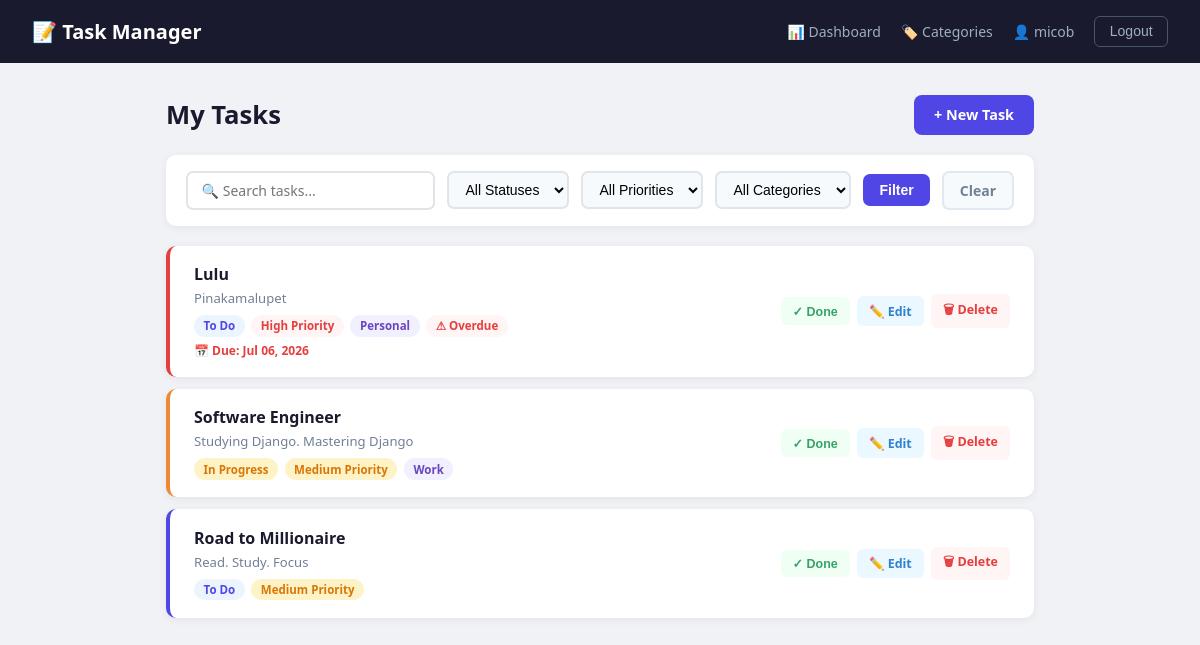
The app's page / (signed in), older data.
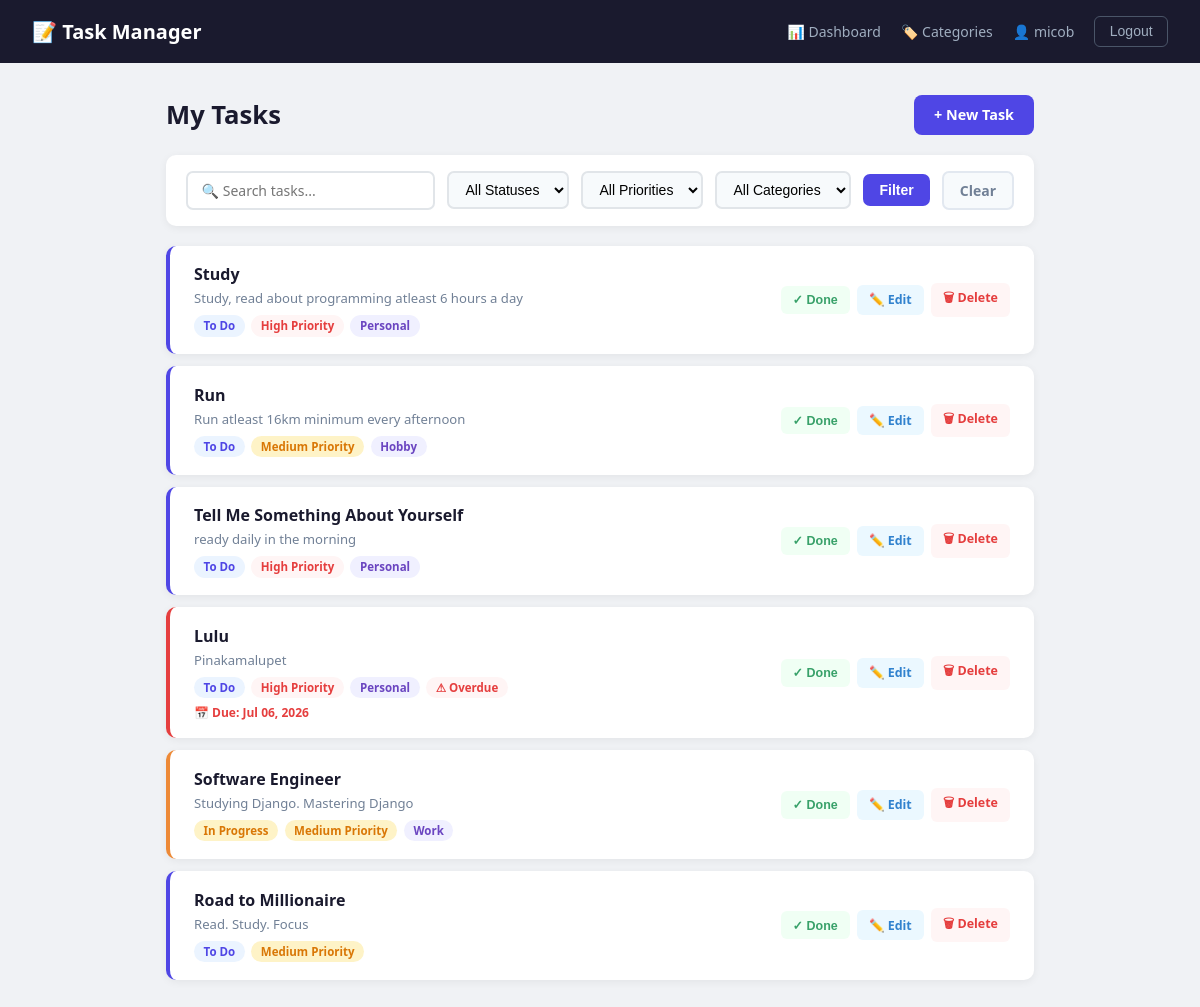
The same page, newer data.
### tasks/models.py (models this page shows, shortened)
class Task(models.Model):
    STATUS_CHOICES = [
        ('todo',        'To Do'),
        ('in_progress', 'In Progress'),
        ('done',        'Done'),
    ]
    PRIORITY_CHOICES = [
        ('low',    'Low'),
        ('medium', 'Medium'),
        ('high',   'High'),
    ]
    user        = models.ForeignKey(User, on_delete=models.CASCADE, related_name='tasks')
    title       = models.CharField(max_length=200)
    description = models.TextField(blank=True)
    status      = models.CharField(max_length=20, choices=STATUS_CHOICES, default='todo')
    created_at  = models.DateTimeField(auto_now_add=True)
    updated_at  = models.DateTimeField(auto_now=True)
    priority    = models.CharField(
                    max_length=10,
                    choices=PRIORITY_CHOICES,
                    default='medium'
                  )
    due_date    = models.DateField(null=True, blank=True)
    category    = models.ForeignKey(
                    Category,
                    on_delete=models.SET_NULL,
                    null=True,
                    blank=True,
                    related_name='tasks'
                  )
    class Meta:
        ordering = ['-created_at']
    def is_done(self):
        return self.status == 'done'
    def is_overdue(self):
        from django.utils import timezone
        if self.due_date and not self.is_done():
            return self.due_date < timezone.now().date()
        return False

class Category(models.Model):
    user = models.ForeignKey(
        User,
        on_delete=models.CASCADE,
        related_name='categories'
    )
    name = models.CharField(max_length=100)
    class Meta:
        ordering = ['name']
        verbose_name_plural = 'Categories'

### tasks/views.py (the view)
# urls.py: path('',                 views.TaskListView.as_view(),   name='task_list'),
class TaskListView(LoginRequiredMixin, ListView):
    model               = Task
    template_name       = 'tasks/task_list.html'
    context_object_name = 'tasks'
    def get_queryset(self):
        queryset = Task.objects.filter(user=self.request.user)
        search_query = self.request.GET.get('q')
        if search_query:
            queryset = queryset.filter(
                Q(title__icontains=search_query) |
                Q(description__icontains=search_query) |
                Q(category__name__icontains=search_query)
            )
        status = self.request.GET.get('status')
        if status:
            queryset = queryset.filter(status=status)
        priority = self.request.GET.get('priority')
        if priority:
            queryset = queryset.filter(priority=priority)
        category = self.request.GET.get('category')
        if category:
            queryset = queryset.filter(category__id=category)
        return queryset
    def get_context_data(self, **kwargs):
        context = super().get_context_data(**kwargs)
        context['categories'] = Category.objects.filter(user=self.request.user)
        context['search_query'] = self.request.GET.get('q', '')
        return context

### tasks/templates/tasks/task_list.html (shortened to what this page needs)
<!DOCTYPE html>
<html lang="en">
<head>
</head>
<body>
<nav class="navbar">
    <a href="{% url 'tasks:task_list' %}" class="navbar-brand">📝 Task Manager</a>
    <div class="navbar-right">
        <a href="{% url 'tasks:dashboard' %}"     class="navbar-link">📊 Dashboard</a>
        <a href="{% url 'tasks:category_list' %}" class="navbar-link">🏷️ Categories</a>
        <span class="navbar-user">👤 {{ request.user.username }}</span>
        <form method="POST" action="{% url 'accounts:logout' %}">
            <button type="submit" class="btn-logout">Logout</button>
        </form>
    </div>
</nav>
<div class="container">
    <div class="page-header">
        <h1 class="page-title">My Tasks</h1>
        <a href="{% url 'tasks:task_create' %}" class="btn-primary">+ New Task</a>
    </div>
    <form method="GET" class="filter-bar">
        <input
                type="text"
                name="q"
                class="search-input"
                placeholder="🔍 Search tasks..."
                value="{{ search_query }}"
        >
        <select name="status">
            <option value="">All Statuses</option>
        </select>
        <select name="priority">
            <option value="">All Priorities</option>
        </select>
        <select name="category">
            <option value="">All Categories</option>
        </select>
        <button type="submit" class="btn-filter">Filter</button>
        <a href="{% url 'tasks:task_list' %}" class="btn-clear">Clear</a>
    </form>
    {% if tasks %}
        {% for task in tasks %}
            <div class="task-card status-{{ task.status }} {% if task.is_overdue %}overdue{% endif %}">
                <div class="task-info">
                    <div class="task-title">{{ task.title }}</div>
                    {% if task.description %}
                        <div class="task-description">{{ task.description|truncatechars:80 }}</div>
                    {% endif %}
                    <div class="badge-row">
                        <span class="badge badge-{{ task.status }}">
                            {{ task.get_status_display }}
                        </span>
                        <span class="badge badge-{{ task.priority }}">
                            {{ task.get_priority_display }} Priority
                        </span>
                        {% if task.category %}
                            <span class="badge badge-category">{{ task.category.name }}</span>
                        {% endif %}
                        {% if task.is_overdue %}
                            <span class="badge badge-overdue">⚠ Overdue</span>
                        {% endif %}
                    </div>
                    {% if task.due_date %}
                        <div class="task-meta {% if task.is_overdue %}overdue{% endif %}">
                            📅 Due: {{ task.due_date|date:"M d, Y" }}
                        </div>
                    {% endif %}
                </div>
                <div class="task-actions">
                    <form method="POST" action="{% url 'tasks:task_toggle' task.pk %}">
                        <button type="submit" class="btn-action btn-toggle">
                            {% if task.is_done %}↩ Undo{% else %}✓ Done{% endif %}
                        </button>
                    </form>
                    <a href="{% url 'tasks:task_edit' task.pk %}"   class="btn-action btn-edit">✏️ Edit</a>
                    <a href="{% url 'tasks:task_delete' task.pk %}" class="btn-action btn-delete">🗑 Delete</a>
                </div>
            </div>
        {% endfor %}
    {% else %}
        <div class="empty-state">
            <div class="icon">📭</div>
            <p>No tasks found. Try clearing the filters or create a new task!</p>
            <a href="{% url 'tasks:task_create' %}" class="btn-primary">+ New Task</a>
        </div>
    {% endif %}
</div>
</body>
</html>

### tasks/templates/tasks/task_list.html (style rules this page uses)
* { margin: 0; padding: 0; box-sizing: border-box; }
body { font-family: 'Segoe UI', sans-serif; background: #f0f2f5; min-height: 100vh; }
.navbar { background: #1a1a2e; padding: 1rem 2rem; display: flex; justify-content: space-between; align-items: center; }
.navbar-brand { color: white; font-size: 1.25rem; font-weight: 700; text-decoration: none; }
.navbar-right { display: flex; align-items: center; gap: 1.25rem; }
.navbar-link { color: #a0aec0; text-decoration: none; font-size: 0.875rem; transition: color 0.2s; }
.navbar-user { color: #a0aec0; font-size: 0.875rem; }
.btn-logout { background: transparent; border: 1px solid #4a5568; color: #a0aec0; padding: 0.4rem 0.9rem; border-radius: 6px; cursor: pointer; font-size: 0.875rem; transition: all 0.2s; }
.container { max-width: 900px; margin: 2rem auto; padding: 0 1rem; }
.page-header { display: flex; justify-content: space-between; align-items: center; margin-bottom: 1.25rem; }
.page-title { font-size: 1.6rem; font-weight: 700; color: #1a1a2e; }
.btn-primary { background: #4f46e5; color: white; padding: 0.65rem 1.25rem; border-radius: 8px; text-decoration: none; font-weight: 600; font-size: 0.9rem; transition: background 0.2s; }
.filter-bar { background: white; border-radius: 10px; padding: 1rem 1.25rem; margin-bottom: 1.25rem; box-shadow: 0 2px 8px rgba(0,0,0,0.06); display: flex; gap: 0.75rem; flex-wrap: wrap; align-items: center; }
.filter-bar select { padding: 0.5rem 0.75rem; border: 2px solid #e1e5e9; border-radius: 7px; font-size: 0.875rem; outline: none; cursor: pointer; background: #f7fafc; transition: border-color 0.2s; }
.search-input { flex: 1; min-width: 180px; padding: 0.5rem 0.85rem; border: 2px solid #e1e5e9; border-radius: 7px; font-size: 0.875rem; outline: none; font-family: inherit; transition: border-color 0.2s; }
.btn-filter { padding: 0.5rem 1rem; background: #4f46e5; color: white; border: none; border-radius: 7px; font-size: 0.875rem; font-weight: 600; cursor: pointer; transition: background 0.2s; }
.btn-clear { padding: 0.5rem 1rem; background: #f7fafc; color: #718096; border: 2px solid #e2e8f0; border-radius: 7px; font-size: 0.875rem; font-weight: 600; text-decoration: none; transition: all 0.2s; }
.task-card { background: white; border-radius: 10px; padding: 1.1rem 1.5rem; margin-bottom: 0.75rem; box-shadow: 0 2px 8px rgba(0,0,0,0.06); display: flex; justify-content: space-between; align-items: center; border-left: 4px solid #e2e8f0; transition: box-shadow 0.2s; }
.task-card.status-in_progress { border-left-color: #ed8936; }
.task-card.status-todo { border-left-color: #4f46e5; }
.task-card.overdue { border-left-color: #e53e3e !important; }
.task-title { font-weight: 600; color: #1a1a2e; font-size: 1rem; }
.task-description { font-size: 0.82rem; color: #718096; margin-top: 0.25rem; }
.badge-row { display: flex; gap: 0.4rem; flex-wrap: wrap; margin-top: 0.5rem; align-items: center; }
.badge { display: inline-block; padding: 0.2rem 0.6rem; border-radius: 20px; font-size: 0.72rem; font-weight: 600; }
.badge-todo { background: #ebf4ff; color: #4f46e5; }
.badge-in_progress { background: #fef3c7; color: #d97706; }
.badge-high { background: #fff5f5; color: #e53e3e; }
.badge-medium { background: #fef3c7; color: #d97706; }
.badge-category { background: #f0f0ff; color: #6b46c1; }
.badge-overdue { background: #fff5f5; color: #e53e3e; }
.task-meta { font-size: 0.75rem; color: #a0aec0; margin-top: 0.35rem; }
.task-meta.overdue { color: #e53e3e; font-weight: 600; }
.task-actions { display: flex; gap: 0.45rem; align-items: center; flex-shrink: 0; margin-left: 1rem; }
.btn-action { padding: 0.4rem 0.75rem; border-radius: 6px; font-size: 0.78rem; font-weight: 600; text-decoration: none; border: none; cursor: pointer; transition: all 0.2s; }
.btn-toggle { background: #f0fff4; color: #38a169; }
.btn-edit { background: #ebf8ff; color: #3182ce; }
.btn-delete { background: #fff5f5; color: #e53e3e; }

Row changes from the older to the newer data that the page shows:
added Task: title "Study", description "Study, read about programming atleast 6 hours a day", status "To Do", priority "High", category.name "Personal", shows "✓ Done"
added Task: title "Run", description "Run atleast 16km minimum every afternoon", status "To Do", priority "Medium", category.name "Hobby", shows "✓ Done"
added Task: title "Tell Me Something About Yourself", description "ready daily in the morning", status "To Do", priority "High", category.name "Personal", shows "✓ Done"
